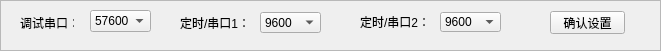
  <widget class="QFrame" name="frame_4">
   <property name="geometry">
    <rect>
     <x>83</x>
     <y>300</y>
     <width>661</width>
     <height>51</height>
    </rect>
   </property>
   <property name="frameShape">
    <enum>QFrame::StyledPanel</enum>
   </property>
   <property name="frameShadow">
    <enum>QFrame::Raised</enum>
   </property>
   <widget class="QLabel" name="label_46">
    <property name="geometry">
     <rect>
      <x>180</x>
      <y>15</y>
      <width>101</width>
      <height>16</height>
     </rect>
    </property>
    <property name="text">
     <string>定时/串口1：</string>
    </property>
   </widget>
   <widget class="QLabel" name="label_47">
    <property name="geometry">
     <rect>
      <x>360</x>
      <y>12</y>
      <width>72</width>
      <height>20</height>
     </rect>
    </property>
    <property name="text">
     <string>定时/串口2：</string>
    </property>
   </widget>
   <widget class="QComboBox" name="comboBox_17">
    <property name="geometry">
     <rect>
      <x>90</x>
      <y>10</y>
      <width>61</width>
      <height>22</height>
     </rect>
    </property>
    <item>
     <property name="text">
      <string>57600</string>
     </property>
    </item>
   </widget>
   <widget class="QLabel" name="label_48">
    <property name="geometry">
     <rect>
      <x>20</x>
      <y>17</y>
      <width>54</width>
      <height>12</height>
     </rect>
    </property>
    <property name="text">
     <string>调试串口：</string>
    </property>
   </widget>
   <widget class="QPushButton" name="pushButton_14">
    <property name="geometry">
     <rect>
      <x>550</x>
      <y>11</y>
      <width>75</width>
      <height>23</height>
     </rect>
    </property>
    <property name="text">
     <string>确认设置</string>
    </property>
   </widget>
   <widget class="QComboBox" name="comboBox_18">
    <property name="geometry">
     <rect>
      <x>260</x>
      <y>12</y>
      <width>61</width>
      <height>21</height>
     </rect>
    </property>
    <item>
     <property name="text">
      <string>9600</string>
     </property>
    </item>
   </widget>
   <widget class="QComboBox" name="comboBox_19">
    <property name="geometry">
     <rect>
      <x>440</x>
      <y>12</y>
      <width>61</width>
      <height>20</height>
     </rect>
    </property>
    <item>
     <property name="text">
      <string>9600</string>
     </property>
    </item>
   </widget>
  </widget>
